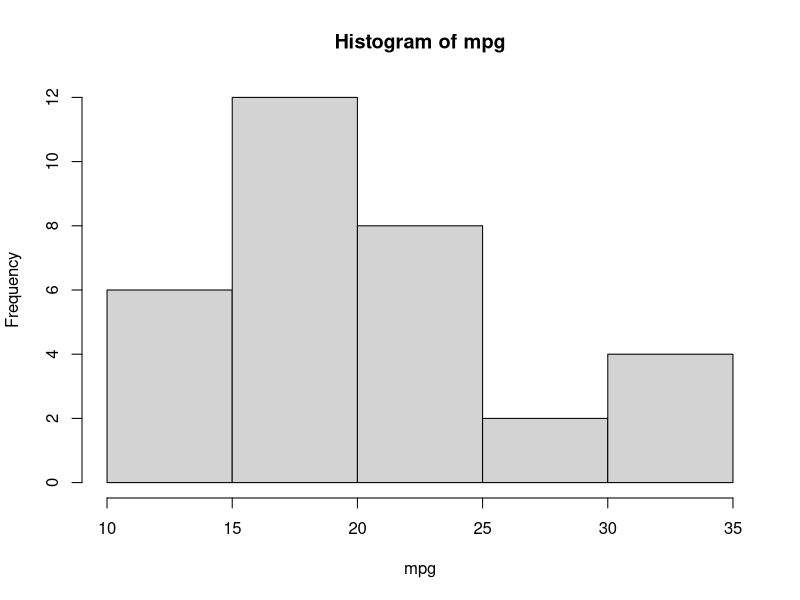
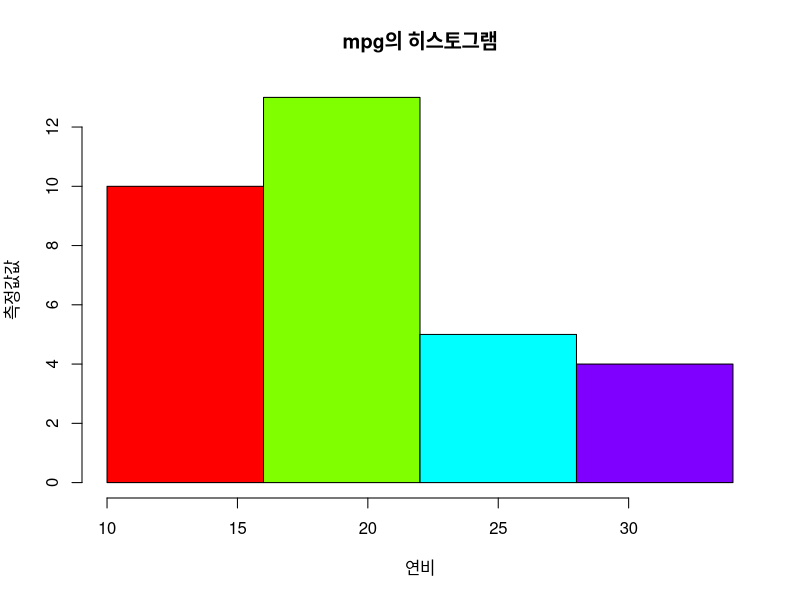
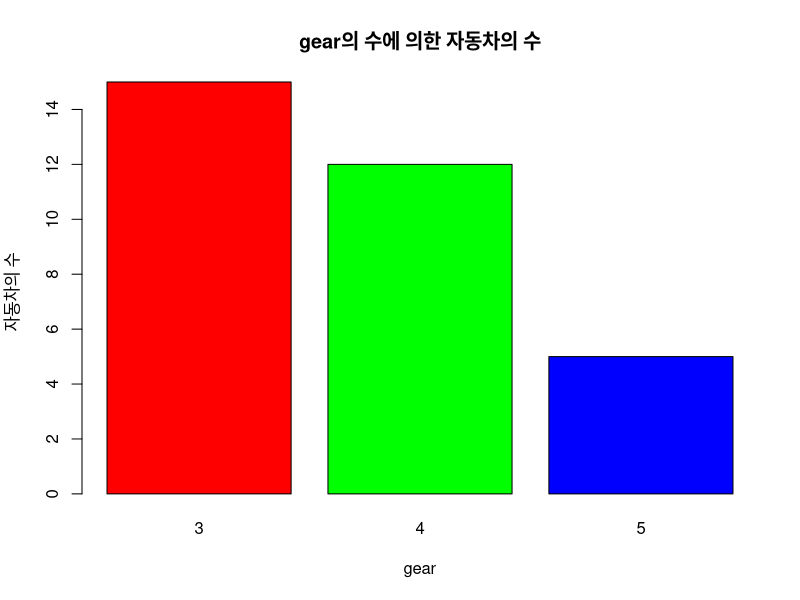
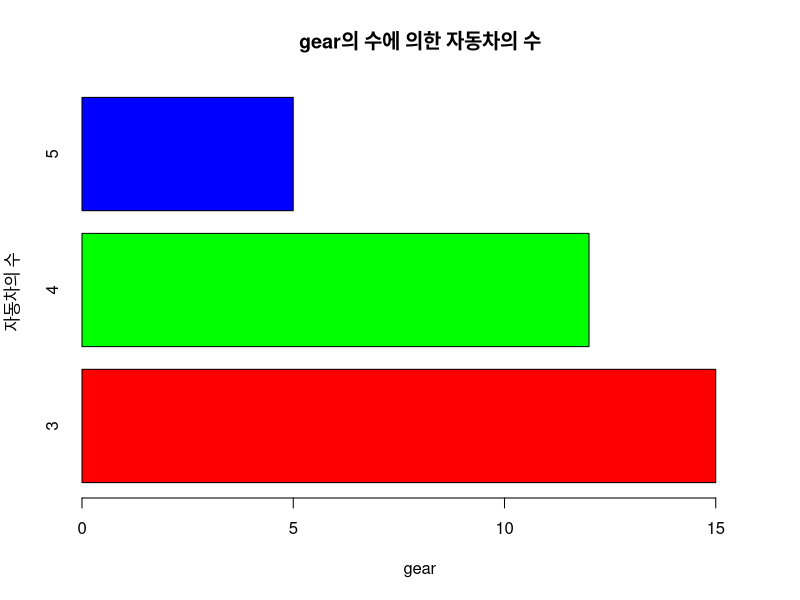

Generate these figures, in order, with R: (Note: this script raises an error after producing the figures.)
# Chapter 5 데이터 기초분석과 요약하기

# mtcars 데이터셋
class(mtcars) # mtcars의 구조 확인하기 
dim(mtcars) # 행과 열의 확인
str(mtcars) # 데이터의 속성확인
head(mtcars) #데이터의 일부 출력
summary(mtcars) #데이터의 요역통계량량

stem(mtcars$mpg) #데이터의 분포 확인 

# mpg 데이터의 히스토그램 구하기 
mpg <- mtcars$mpg
hist(mpg) # hist() : 히스토그램 그래프 함수 
# breaks : 히스토그램 계급의 구간 main : 그림의 제목 xlab : x축 제목 ylab : y축 제목 
hist(mpg, breaks=seq(10, 34, by=6), main="mpg의 히스토그램", xlab="연비", ylab="측정값값", col=rainbow(4))

# gear의 수에 의한 데이터 관측 
mtcars$gear # gear의 값이 3, 4, 5의 값을 갖는다 
gear <- table(mtcars$gear) #gear 의 빈도 구하기
gear
#막대그래프 그리기 
barplot(gear, main="gear의 수에 의한 자동차의 수", col=rainbow(length(gear)), xlab="gear", ylab="자동차의 수 ")

#수평 막대그래프 그리기 
barplot(gear, main="gear의 수에 의한 자동차의 수", col=rainbow(length(gear)), xlab="gear", ylab="자동차의 수 ", xlim=c(0, 16), horiz=TRUE) 
# horiz = TURE 일경우 수평 막대그래프가 그려진다, xlim(), ylim() : x, y값의 범위 지정 

# 파이챠트 그리기 
gear <- table(mtcars$gear)
pct <- round(gear/sum(gear)*100.0) # gear의 %값 계산
# pie 챠트에 표시할 레이블 값 생성
for(i in 1:length(gear)){
  gear_lable[i] <- paste("gear",as.character(i+2),':',pct[i],"%")
}
gear_lable
pie(gear, main="gear의 수에 의한 자동차의 점유율", labels=gear_lable, col=rainbow(length(gear)))

# 자동차 중량에 따른 연비 구하기 
wt <- mtcars$wt
mpg <- mtcars$mpg
plot(wt,mpg,main="자동차 중량에 따른 연비", xlab="중량",ylab="연비",pch=1,col='green',bg='red',cex=1.5)
